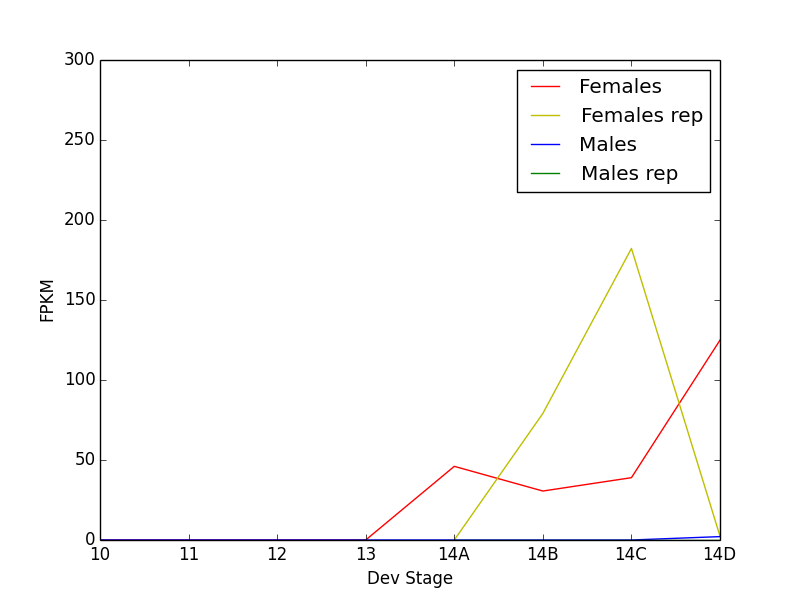

The script that saved this image:
#!/usr/bin/env python

import pandas as pd
import matplotlib.pyplot as plt
from matplotlib import colors 
import matplotlib.lines as mlines


metadf = pd.read_csv("~/qbb2015/rawdata/samples.csv")
metadf2 = pd.read_csv("~/qbb2015/rawdata/replicates.csv")


dev_stage = {}
for i, data in metadf.iterrows():
    if data["stage"] in ["10", "11", "12", "13", "14A", "14B", "14C", "14D"]:
        if data["stage"] not in dev_stage:
            dev_stage[data["stage"]] = 1
        else:
            dev_stage[data["stage"]] += 1
for i, data in metadf.iterrows():
    if data["stage"] in ["10", "11", "12", "13", "14A", "14B", "14C", "14D"]:
        if data["stage"] not in dev_stage:
            dev_stage[data["stage"]] = 1
        else:
            dev_stage[data["stage"]] += 1

Sxl = []
for sample in metadf[metadf["sex"] == "female"]["sample"]:
    df = pd.read_table("~/qbb2015/stringtie/" + sample + "/t_data.ctab") 
    roi = df["t_name"].str.contains("FBtr0331261")
    Sxl.append(df[roi]["FPKM"].values)

Sxl2 = []
for sample in metadf2[metadf2["sex"] == "female"]["sample"]:
    df2 = pd.read_table("~/qbb2015/stringtie/" + sample + "/t_data.ctab")
    roi2 = df2["t_name"].str.contains("FBtr0331261")
    Sxl2.append(df2[roi2]["FPKM"].values)

Sxlm = []
for sample in metadf[metadf["sex"] == "male"]["sample"]:
    dfm = pd.read_table("~/qbb2015/stringtie/" + sample + "/t_data.ctab")
    roim = dfm["t_name"].str.contains("FBtr0331261")
    Sxlm.append(dfm[roim]["FPKM"].values)

Sxlm2 = []
for sample in metadf2[metadf2["sex"] == "male"]["sample"]:
    dfm2 = pd.read_table("~/qbb2015/stringtie/" + sample + "/t_data.ctab")
    roim2 = dfm2["t_name"].str.contains("FBtr0331261")
    Sxlm2.append(dfm2[roim2]["FPKM"].values)


plt.figure()
plt.plot(Sxl, 'r')
plt.plot(Sxl2, 'y')
plt.plot(Sxlm, 'b')
plt.plot(Sxlm2, 'g')
plt.legend(['Females', 'Females rep', 'Males', 'Males rep'])
plt.xticks(range(len(dev_stage)), ["10", "11", "12", "13", "14A", "14B", "14C", "14D"])
plt.ylim([0,300])
plt.ylabel("FPKM")
plt.xlabel("Dev Stage")
plt.savefig ("dy3lunch1.png")